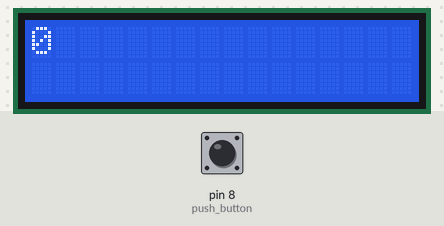
Simulated run of this sketch. Board: Arduino Uno, built with avr-gcc and run on an emulated ATmega328P. Shown: 16×2 character LCD. The inputs (shaded band) are chosen by the test bench; at power-on: pin 8 (push_button) LOW.

Above: at 1.2 s.
1.3 s: pin 8 (push_button) pulled HIGH for 0.15 s
At 2.3 s:
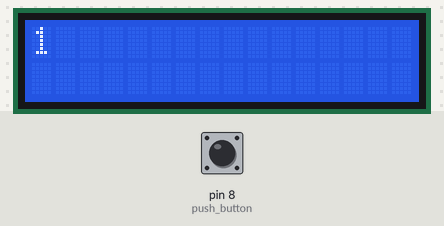
2.9 s: pin 8 (push_button) pulled HIGH for 1 s
At 3.5 s:
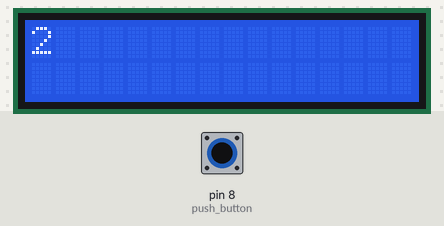
5.4 s: pin 8 (push_button) pulled HIGH for 0.15 s
At 6.6 s:
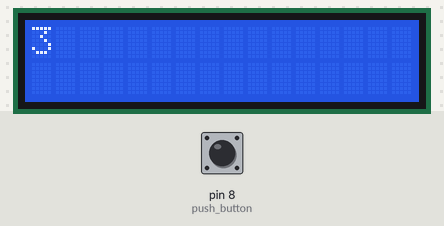
7.0 s: pin 8 (push_button) pulled HIGH for 1 s
At 7.8 s:
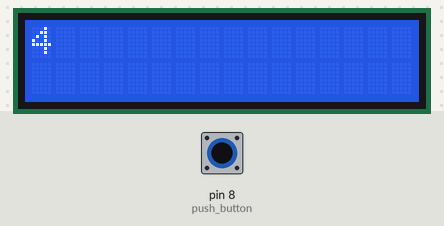
Timing chart, 0 to 10.0 s (numbered marks = the images above; inputs shaded):
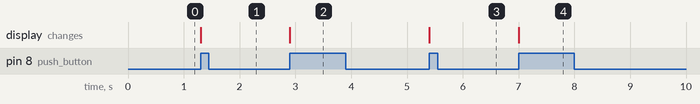

Measured:
- after the input at 1.3 s, the display: changes at once (image 1)
- after the input at 2.9 s, the display: changes at once (image 2)
- after the input at 5.4 s, the display: changes at once (image 3)
- after the input at 7.0 s, the display: changes at once (image 4)

The sketch:

push_button.ino
```cpp
#include <LiquidCrystal.h>

// Inicializacao das variaveis auxiliares
int push_button = 8;  //PIN 8
int count = 0;
int stop = 1;
bool state = LOW;

LiquidCrystal lcd(12, 11, 5, 4, 3, 2);

// Funcao para configuracao dos pinos
void setup(){
	lcd.begin(16, 2);
  	pinMode(push_button, INPUT);
  	lcd.print(count);
}

// Funcao para permitr a mudanca e resposta com a ativadade no Arduino
void loop(){
	state = digitalRead(push_button);  // Leitura do estado do botao
  	// Conta quando o botao eh pressionado
  	if (state == HIGH && stop == 1){
    	count += 1;
      	stop = 0; // Variavel para controle de mudancas reais
      	lcd.setCursor(0, 0);
      	lcd.print(count);
      	delay(75);  // Metodo para debouncing
    }
    // A contagem ocorre apenas quando o botao for solto e pressionado novamente
  	if (state == LOW && stop == 0){
    	stop = 1;
    }
}
```
